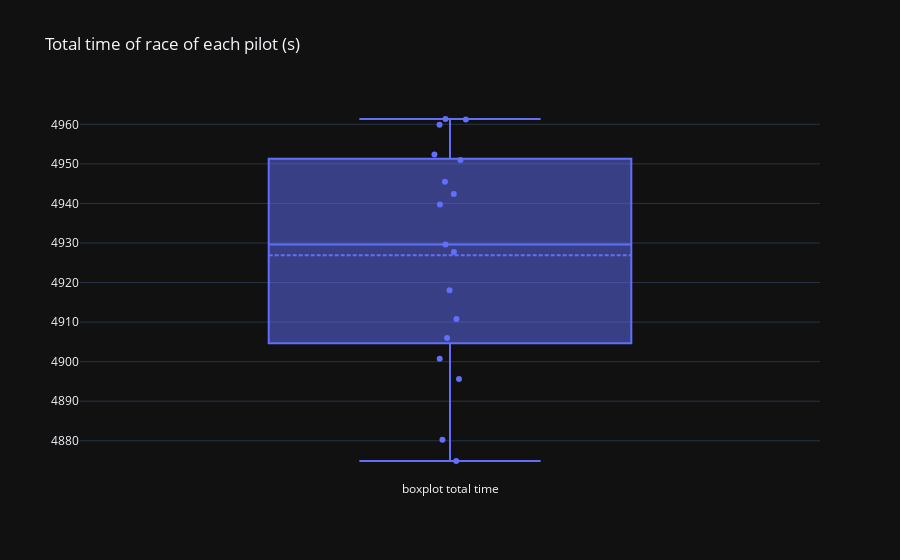

The notebook cell this image was saved under:
### Code cell
fig = go.Figure(layout=go.Layout(title="Total time of race of each pilot (s)", template="plotly_dark"))
fig.add_trace(go.Box(y=last_gp["time"], name="boxplot total time", boxpoints="all", jitter=0.1, pointpos=0, boxmean=True, text=last_gp["pilot"]))

### Figure 1 — Plotly figure (JSON) as saved in the notebook; plotly's stock layout.template omitted (floating-point values rounded to 4 significant figures)
{"data": [{"boxmean": true, "boxpoints": "all", "jitter": 0.1, "name": "boxplot total time", "pointpos": 0, "text": ["per", "ver", "alo", "rus", "ham", "sai", "lec", "oco", "gas", "mag", "tsu", "hul", "zho", "dev", "pia", "sar", "nor", "bot", "alb", "str"], "type": "box", "y": [4875.0, 4880.0, 4896.0, 4901.0, 4906.0, 4911.0, 4918.0, 4928.0, 4930.0, 4940.0, 4942.0, 4945.0, 4951.0, 4952.0, 4960.0, 4961.0, 4961.0, null, null, null]}], "layout": {"title": {"text": "Total time of race of each pilot (s)"}}}
